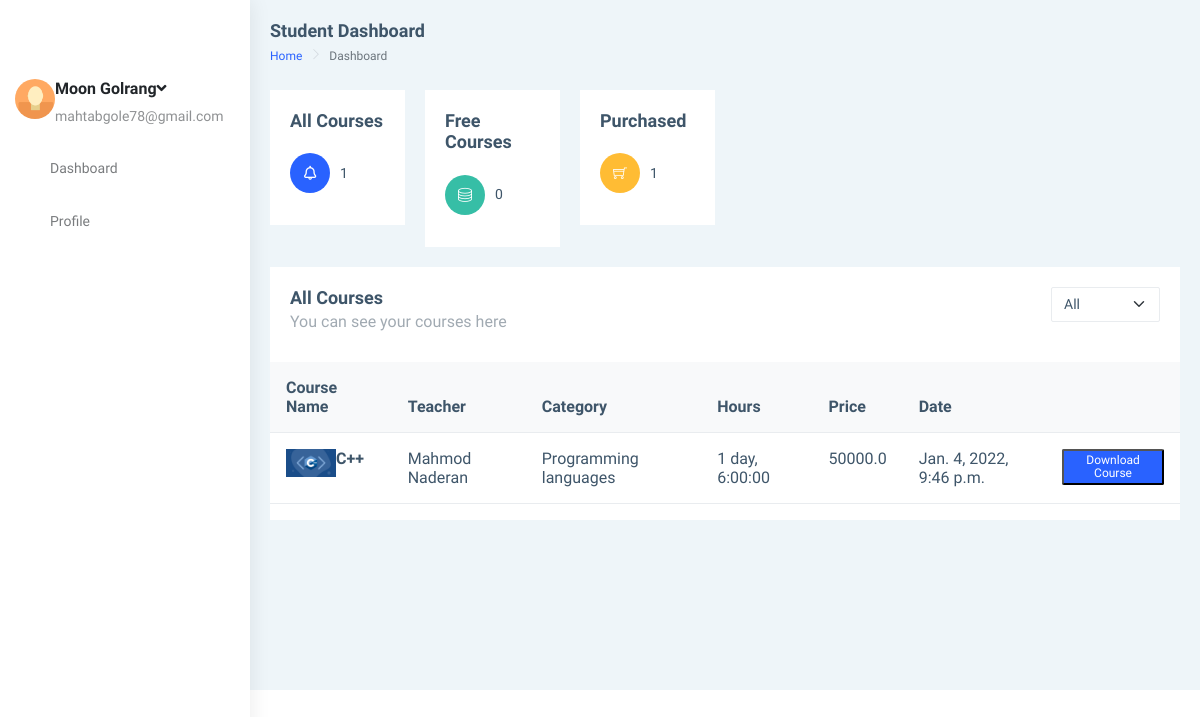
/accounts/userdashbord/main (signed in), run on the app's committed database.
### mainSite/models.py (models this page shows, shortened)
class Customer (models.Model):
    phone = models.CharField(max_length=200, unique=True)
    date_created = models.DateTimeField(auto_now_add=True, null=True)
    contry = models.CharField(
        max_length=2, choices=COUNTRYS, blank=True, default='ir')
    adress = models.CharField(max_length=50, null=True)
    user = models.OneToOneField(
        User, null=True, on_delete=models.CASCADE, related_name='customer')
    profile_pic = models.ImageField(null=True, blank=True)

class Course(models.Model):
    name = models.CharField(max_length=100, null=True)
    title = models.CharField(max_length=1000)
    price = models.FloatField(default=0)
    category = models.ManyToManyField(Category, related_name='category')
    subTittel = models.CharField(max_length=200, null=True)
    date_created = models.DateTimeField(auto_now_add=True, null=True)
    datepublished = models.DateTimeField(null=True)
    stutuses = (
        ('d', 'Draft'),
        ('p', 'Published'),
    )
    stutus = models.CharField(max_length=1, choices=stutuses, default='d')
    course_pic = models.ImageField(upload_to='courses/coverPictures/' ,null=True, blank=True)
    duration = models.DurationField(max_length=100, null=True)
    fileZip = models.FileField(
        upload_to='courses/zipFile/', null=True, blank=True)
    dlNumber = models.IntegerField(default=0)
    video = models.FileField(
        upload_to='courses/video/%y', null=True, blank=True)
    class Meta:
        ordering = ["-dlNumber"]

class Teacher (models.Model):
    phone = models.CharField(max_length=200, unique=True)
    date_created = models.DateTimeField(auto_now_add=True, null=True)
    user = models.OneToOneField(
        User, null=True, on_delete=models.CASCADE, related_name='teacher')
    profile_pic = models.ImageField(
        upload_to='teacher/profile/picture/', null=True, blank=True)
    course = models.ManyToManyField(Course, related_name='teacher')
    fildOfStudy = models.CharField(max_length=60, null=True)
    university = models.CharField(max_length=60, null=True)
    educations = (
        ('b', 'Bachelor'),
        ('bs', 'Bachelor Student'),
        ('m', 'Master'),
        ('ms', 'Master Student'),
        ('p', 'PHD'),
        ('ps', 'PHD Student'),
    )
    address=models.CharField(max_length=50, null=True)
    lastEducation = models.CharField(
        max_length=2, choices=educations, default='bs')
    documents = models.FileField(
        upload_to='teacher/documents/', null=True, blank=True)
    companiName1= models.CharField(max_length=50, null=True)
    jobSituation1= models.CharField(max_length=50, null=True)
    companiName2= models.CharField(max_length=50, null=True)
    jobSituation2= models.CharField(max_length=50, null=True)
    courseTitle1= models.CharField(max_length=50, null=True)
    courseTime1= models.CharField(max_length=50, null=True)
    courseTitle2= models.CharField(max_length=50, null=True)
    courseTime2= models.CharField(max_length=50, null=True)
    exteraInfo =models.CharField(max_length=200 , null=True)
    accepted =models.BooleanField(default=False)
    wallet=models.FloatField(default=0)

class Category(models.Model):
    name = models.CharField(max_length=200, null=True)
    category_pic = models.ImageField(upload_to='category/coverPictures/' ,null=True, blank=True)

class Transaction(models.Model):
    date_created = models.DateTimeField(auto_now_add=True, null=True)
    price =models.FloatField(default=0)
    course = models.ManyToManyField(Course, related_name='transaction')
    teacher = models.ManyToManyField(Teacher, related_name='transaction')
    customer= models.ManyToManyField(Customer, related_name='transaction')
    class Meta:
        ordering = ["-date_created"]

### mainSite/decorators.py (the view)
        def wrapper_func(requset, *args , **kwargs):
            group = None
            if requset.user.groups.exists():
                group = requset.user.groups.all()[0].name
            if group == None:
                return HttpResponse("you are not authorized to view this page")
            if group in allowed_roles:
                 return view_func(requset, *args , **kwargs)
            else:
                return HttpResponse("you are not authorized to view this page")

### mainSite/views.py (called while the page is built)
@login_required
@allowed_users("customer")
def userdashboard(request):
    customer = request.user.customer
    allCours = customer.transaction.all()
    freeCours = allCours.filter(price=0)
    coursePurchased = allCours.filter(price__gt=0)
    context = {
        "customer": customer,
        "allCours": allCours,
        "freeCours": freeCours,
        "freeCoursSize": len(freeCours),
        "coursePurchased": coursePurchased,
        "coursePurchasedSize": coursePurchased.count(),
    }
    return render(request, 'userdashboard.html', context)

### templates/userdashboard.html (shortened to what this page needs)
{% extends 'basehtml.html' %}
{% load static %}
{%block body%}
<div id="main-wrapper" data-layout="vertical" data-navbarbg="skin5" data-sidebartype="full"
    data-sidebar-position="absolute" data-header-position="absolute" data-boxed-layout="full">
    <aside class="left-sidebar" data-sidebarbg="skin6">
        <div class="scroll-sidebar">
            <nav class="sidebar-nav">
                <ul id="sidebarnav">
                    <li>
                        <div class="user-profile d-flex no-block dropdown m-t-20">
                          {% if customer.profile_pic %}
                          <div class="user-pic"><img src="{{ customer.profile_pic.url }}" alt="users"
                              class="rounded-circle" width="40" /></div>
                          {% else %}
                          <div class="user-pic"><img src="{% static '/image/1.jpg' %}" alt="users"
                              class="rounded-circle" width="40" /></div>
                          {% endif %}
                            <div class="user-content hide-menu m-l-10">
                                <a href="#" class="" id="Userdd" role="button"
                                    data-bs-toggle="dropdown" aria-haspopup="true" aria-expanded="false">
                                    <h5 class="m-b-0 user-name font-medium">{{customer.user.get_full_name}}<i
                                            class="fa fa-angle-down"></i></h5>
                                    <span class="op-5 user-email">{{customer.user.email}}</span>
                                </a>
                            </div>
                        </div>
                    </li>
                    <li class="sidebar-item"> <a class="sidebar-link waves-effect waves-dark sidebar-link"
                            href="{% url 'userdashboard-main' %}" aria-expanded="false"><i class="mdi mdi-view-dashboard"></i><span
                                class="hide-menu">Dashboard</span></a></li>
                    <li class="sidebar-item"> <a class="sidebar-link waves-effect waves-dark sidebar-link"
                            href="{% url 'userdashboard-profile' %}" aria-expanded="false"><i class="mdi mdi-account-network"></i><span
                                class="hide-menu">Profile</span></a></li>
                </ul>
            </nav>
        </div>
    </aside>
    <div class="page-wrapper">
        <div class="page-breadcrumb">
            <div class="row align-items-center">
                <div class="col-5">
                    <h4 class="page-title">Student Dashboard</h4>
                    <div class="d-flex align-items-center">
                        <nav aria-label="breadcrumb">
                            <ol class="breadcrumb">
                                <li class="breadcrumb-item"><a href="{% url 'main' %}">Home</a></li>
                                <li class="breadcrumb-item active" aria-current="page">Dashboard</li>
                            </ol>
                        </nav>
                    </div>
                </div>
            </div>
        </div>
        <div class="container-fluid">
            <div class="row">
                <div class="col-md-2">
                    <div class="card">
                        <div class="card-body">
                            <h4 class="card-title">All Courses</h4>
                            <div class="feed-widget">
                                <ul class="list-style-none feed-body m-0 p-b-20">
                                    <li class="feed-item">
                                        <div class="feed-icon bg-info">
                                            <i class="far fa-bell"></i>
                                        </div>
                                        {{ allCours.count}}
                                    </li>
                                </ul>
                            </div>
                        </div>
                    </div>
                </div>
                <div class="col-md-2">
                    <div class="card">
                        <div class="card-body">
                            <h4 class="card-title">Free Courses</h4>
                            <div class="feed-widget">
                                <ul class="list-style-none feed-body m-0 p-b-20">
                                    <li class="feed-item">
                                        <div class="feed-icon bg-success"><i class="ti-server"></i></div>
                                        {{ freeCoursSize}}
                                    </li>
                                </ul>
                            </div>
                        </div>
                    </div>
                </div>
                <div class="col-md-2">
                    <div class="card">
                        <div class="card-body">
                            <h4 class="card-title">Purchased</h4>
                            <div class="feed-widget">
                                <ul class="list-style-none feed-body m-0 p-b-20">
                                    <li class="feed-item">
                                        <div class="feed-icon bg-warning"><i class="ti-shopping-cart"></i></div>
                                        {{ coursePurchasedSize}}
                                    </li>
                                </ul>
                            </div>
                        </div>
                    </div>
                </div>
            </div>
            <div class="row">
                <div class="col-12">
                    <div class="card">
                        <div class="card-body">
                            <div class="d-md-flex">
                                <div>
                                    <h4 class="card-title">All Courses</h4>
                                    <h5 class="card-subtitle">You can see your courses here</h5>
                                </div>
                                <div class="ms-auto">
                                    <div class="dl">
                                        <select class="form-select shadow-none">
                                            <option value="0" selected>All</option>
                                        </select>
                                    </div>
                                </div>
                            </div>
                        </div>
                        <div class="table-responsive">
                            <table class="table v-middle">
                                    {% if allCours.count > 0 %}
                                     <thead>
                                    <tr class="bg-light">
                                        <th class="border-top-0">Course Name</th>
                                        <th class="border-top-0">Teacher</th>
                                        <th class="border-top-0">Category</th>
                                        <th class="border-top-0">Hours</th>
                                        <th class="border-top-0">Price</th>
                                        <th class="border-top-0">Date</th>
                                        <th class="border-top-0"></th>
                                    </tr>
                                </thead>
                                <tbody>
                                    {% for t in allCours %}
                                    <tr>
                                        <td>
                                            <div class="d-flex align-items-center">
                                                <div class="m-r-10">
                                                    {% for course in t.course.all %}
                                                    {% if course.course_pic %}
                                                    <div class="user-pic"><img src="{{course.course_pic.url}}" alt="users"
                                                         width="50" /></div>
                                                    {% endif %}
                                                    {% endfor %}
                                                </div>
                                                <div class="">
                                                    {% for course in t.course.all %}
                                                        <h4 class="m-b-0 font-16">{{ course.name }}</h4>
                                                     {% endfor %}
                                                </div>
                                            </div>
                                        </td>
                                        {% for teacher in t.teacher.all %}
                                        <td>{{ teacher.user.get_full_name }}</td>
                                        {% endfor %}
                                        {% for course in t.course.all %}
                                        {% for category in course.category.all %}
                                        <td>{{ category.name }}</td>
                                        {% endfor %}
                                        {% endfor %}
                                        <td>
                                            {% for course in t.course.all %}
                                            {{course.duration}}
                                            {% endfor %}
                                        </td>
                                        <td>{{t.price}}</td>
                                        <td>{{t.date_created}} </td>
                                        <td>
                                            {% for course in t.course.all %}
                                                 <button class="label label-info"><a href={{course.fileZip.url}} style="color: white;text-decoration: none;">Download Course</a></button>
                                             {% endfor %}
                                                </td>
                                    </tr>
                                    {% endfor %}
                                    {% else %}
                                    <div class ="row"> <strong>           nothing to show    </strong></div>
                                    {% endif %}
                                </tbody>
                            </table>
                        </div>
                    </div>
                </div>
            </div>
        </div>
    </div>
    {% endblock %}

### data on the page
Customer: user.get_full_name "Moon Golrang", user.email "mahtabgole78@gmail.com"
Transaction: price "50000.0", date_created "Jan. 4, 2022, 9:46 p.m."
Course: course_pic (picture), name "C++", duration "1 day, 6:00:00"
Teacher: user.get_full_name "Mahmod Naderan"
Category: name "Programming languages"

### other printed values
{{ allCours.count }} "1"
{{ freeCoursSize }} "0"
{{ coursePurchasedSize }} "1"
